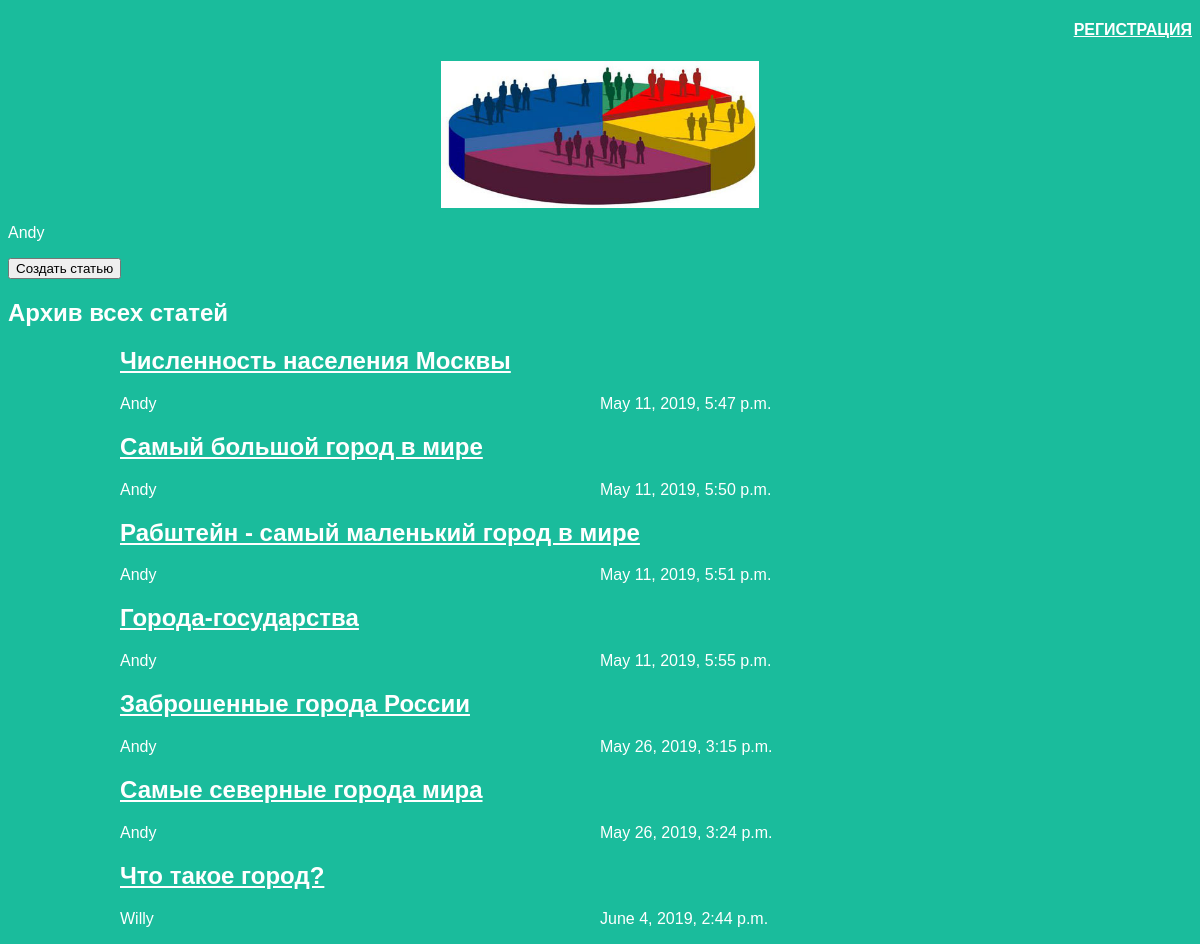
Screenshot of /articles/ (signed in) with the database file from the repository.
### articles/models.py (models this page shows, shortened)
class Article(models.Model):
    author = models.ForeignKey(User, on_delete=models.CASCADE)
    title = models.CharField(max_length=200)
    text = models.TextField()
    created_date = models.DateTimeField(default=timezone.now)

### articles/views.py (the view)
# urls.py: path('articles/', views.archive, name='archive'),
def archive(request):
    return render(request, 'index.html', {"posts":Article.objects.all()})

### articles/templates/index.html (shortened to what this page needs)
<!DOCTYPE html>
<html lang="en">
    <head>
        {% load static %}
        <link rel="stylesheet" href="{% static 'css/article.css' %}">
    </head>
    <body>
        <div class="header">
            <h4 align="right">
                <a href="{% url 'registration' %}">РЕГИСТРАЦИЯ</a>
            </h4>
            <img src="{% static "images/people.png" %}">
            <p>{{user.username}}</p>
            <input type="button" value="Создать статью" onClick='location.href="http://127.0.0.1:8000/article/new/"'>
            <h2>Архив всех статей</h2>
        </div>
        <div class="archive">
        {% for post in posts %}
            <div class="one-post">
                <h2 class="post-title">
                    <a href="/article/{{ post.id }}">{{ post.title }}</a>
                </h2>
                    <div class="article-info">
                    <div class="article-author">{{ post.author.username }}</div>
                    <div class="article-createddate">{{ post.created_date }}</div>
                </div>
            </div>
        {% endfor %}
        </div>
    </body>
</html>

### articles/static/css/article.css (style rules this page uses)
body { background: #1abc9c; font-family: Tahoma, Arial, sans-serif; color: #ffffff; }
.header img { display: block; width: 318px; margin-left: auto; margin-right: auto; }
h4 a { font-family: Arial; color: #ffffff; }
.archive { width: 960px; margin-left: auto; margin-right: auto; }
.post-title a { font-family: Arial; color: #ffffff; }
.article-author { width: 50%; float: left; }

### rows the page displays
Article: title "Численность населения Москвы", author.username "Andy", created_date "May 11, 2019, 5:47 p.m."
Article: title "Самый большой город в мире", author.username "Andy", created_date "May 11, 2019, 5:50 p.m."
Article: title "Рабштейн - самый маленький город в мире", author.username "Andy", created_date "May 11, 2019, 5:51 p.m."
Article: title "Города-государства", author.username "Andy", created_date "May 11, 2019, 5:55 p.m."
Article: title "Заброшенные города России", author.username "Andy", created_date "May 26, 2019, 3:15 p.m."
Article: title "Самые северные города мира", author.username "Andy", created_date "May 26, 2019, 3:24 p.m."
Article: title "Что такое город?", author.username "Willy", created_date "June 4, 2019, 2:44 p.m."

### other values shown
{{ user.username }} "Andy"
